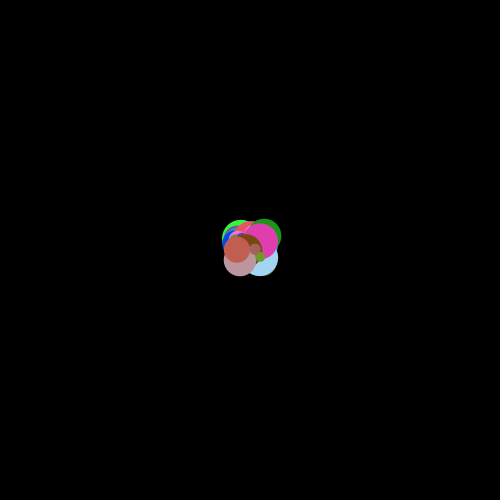
Frame 1 (no input)
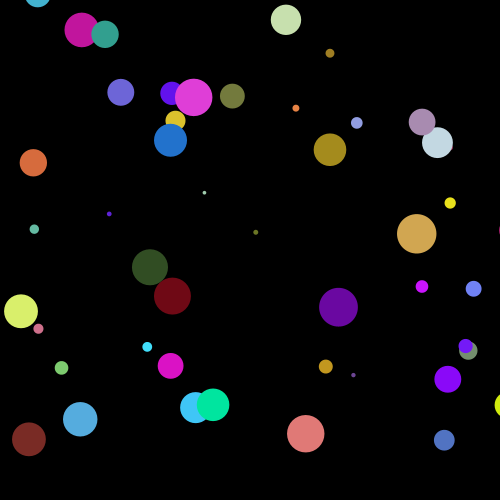
Frame 60 (the mouse pressed at the canvas centre just before this capture)
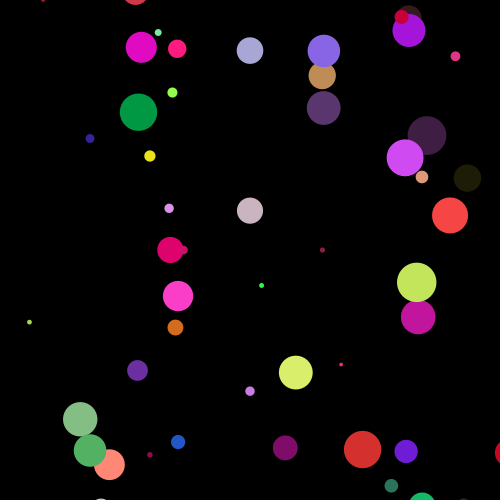
Frame 120 (the mouse held since frame 60 and released just before this capture)

The Processing sketch that drew these frames (run headless with seeded random() and noise(); from frame 60 on, the mouse is pressed at the canvas centre):

// Processing sketch: danmaku_bound
// ── danmaku_bound.pde
int num = 50;
Danmaku[] danmaku = new Danmaku[num];

void setup(){
  size(500,500);
  frameRate(30);
  noCursor();
//  colorMode(HSB,0,0,99);
  for(int i = 0 ; i < num ; i++){
    danmaku[i] = new Danmaku(width/2,height/2,random(3,40),random(10,15),
      cos(random(2*3.14)),sin(random(2*3.14)),random(255),random(255),random(255));  
  }  
}  

void draw(){
  background(0);
  for(int i = 0 ; i < num ; i++ ){
    danmaku[i].move();
    danmaku[i].display();
  }  
}  







    

// ── Danmaku.pde
class Danmaku{
  float dx,dy,dr,dv,dcos,dsin,dcol,da,db,dc;
  int i = 1,j = 1;

  Danmaku(float x,float y,float r,float v,float cos,float sin,float a,float b,float c){
    dx = x;
    dy = y;
    dr = r;
    dv = v;
    dcos = cos;
    dsin = sin;
    da = a;
    db = b;
    dc = c;
  } 
  
  void move(){
    dx += dcos * dv*i;
    dy += dsin * dv*j;

    if(dx > width || dx < 0){
      i *= -1;
      da = random(255);
      db = random(255);
      dc = random(255);
    }
    if(dy > height || dy < 0){
      j *= -1;
      da = random(255);
      db = random(255);
      dc = random(255);
    }
  }
  
  void display(){
    noStroke();
    fill(da,db,dc);
    ellipse(dx,dy,dr,dr);
  }
}
